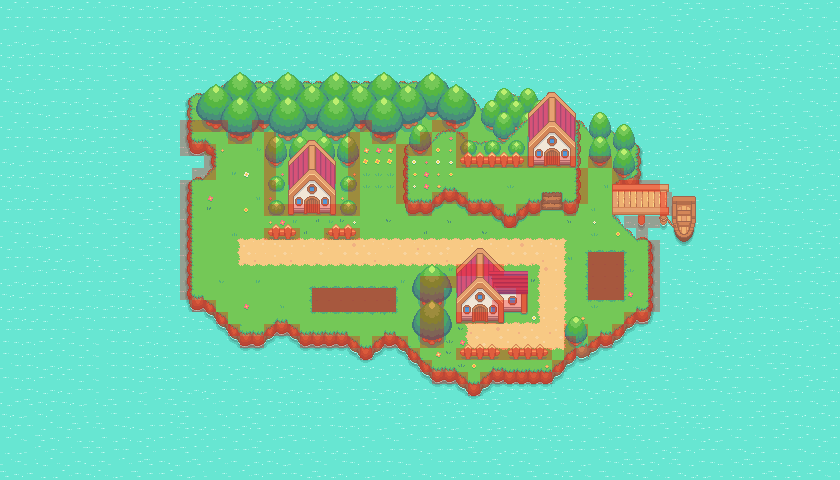

Below is a game level as drawn by its tile map, then a one-line description and the .tmx that defines it (tile-layer data replaced by summaries):
An orthogonal 70x40 tile map with 12x12 px tiles, 15 tile layers (Ocean, Island, Trees, Trees 2, ...), 2 tilesets.

<map version="1.9" tiledversion="1.9.2" orientation="orthogonal" renderorder="right-down" width="70" height="40" tilewidth="12" tileheight="12" infinite="0" nextlayerid="27" nextobjectid="1">
 <editorsettings>
  <export target="../../pelletTown.json" format="json" />
 </editorsettings>
 <tileset firstgid="1" source="pokemonStyleGameTileset.tsx" />
 <tileset firstgid="1025" source="collisionTileset.tsx" />
 <layer id="1" name="Ocean" width="70" height="40">
  <data>[2800 cells, 2800 non-empty, 9 distinct tile ids]</data>
 </layer>
 <layer id="5" name="Island" width="70" height="40">
  <data>[2800 cells, 909 non-empty, 117 distinct tile ids]</data>
 </layer>
 <layer id="11" name="Trees" width="70" height="40">
  <data>[2800 cells, 120 non-empty, 22 distinct tile ids]</data>
 </layer>
 <layer id="12" name="Trees 2" width="70" height="40">
  <data>[2800 cells, 130 non-empty, 23 distinct tile ids]</data>
 </layer>
 <layer id="13" name="Trees 3" width="70" height="40">
  <data>[2800 cells, 96 non-empty, 22 distinct tile ids]</data>
 </layer>
 <layer id="16" name="Plateau" width="70" height="40">
  <data>[2800 cells, 127 non-empty, 85 distinct tile ids]</data>
 </layer>
 <layer id="6" name="Flowers and Grass" width="70" height="40">
  <data>[2800 cells, 93 non-empty, 31 distinct tile ids]</data>
 </layer>
 <group id="17" name="Objects">
  <layer id="15" name="Bushes" width="70" height="40">
   <data>[2800 cells, 28 non-empty, 4 distinct tile ids]</data>
  </layer>
  <layer id="8" name="Fence" width="70" height="40">
   <data>[2800 cells, 41 non-empty, 9 distinct tile ids]</data>
  </layer>
  <layer id="14" name="House Trees" width="70" height="40">
   <data>[2800 cells, 38 non-empty, 8 distinct tile ids]</data>
  </layer>
  <layer id="4" name="House" width="70" height="40">
   <data>[2800 cells, 112 non-empty, 84 distinct tile ids]</data>
  </layer>
  <layer id="10" name="Dock" width="70" height="40">
   <data>[2800 cells, 42 non-empty, 42 distinct tile ids]</data>
  </layer>
 </group>
 <layer id="20" name="Collisions" width="70" height="40" opacity="0.3">
  <data>[2800 cells, 185 non-empty, 1 distinct tile ids]</data>
 </layer>
 <layer id="26" name="Battle Zones" width="70" height="40" opacity="0.5">
  <data>[2800 cells, 26 non-empty, 1 distinct tile ids]</data>
 </layer>
 <layer id="22" name="Foreground Objects" width="70" height="40">
  <data>[2800 cells, 45 non-empty, 26 distinct tile ids]</data>
 </layer>
</map>
